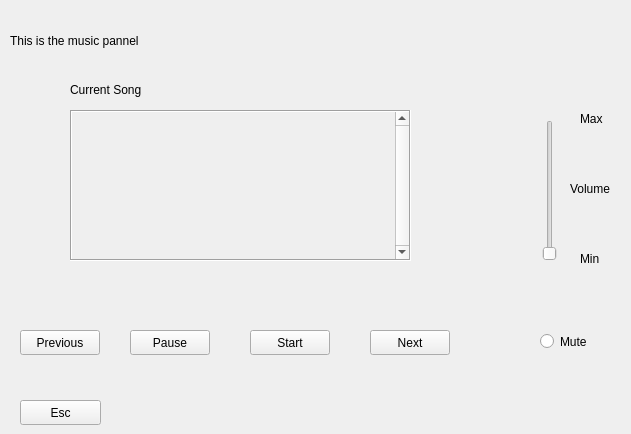
      <widget class="QWidget" name="Music_widget_2">
       <widget class="QLabel" name="MusicPanelText_2">
        <property name="geometry">
         <rect>
          <x>10</x>
          <y>10</y>
          <width>211</width>
          <height>61</height>
         </rect>
        </property>
        <property name="text">
         <string>This is the music pannel</string>
        </property>
       </widget>
       <widget class="QPushButton" name="MusicW_EscBtn_2">
        <property name="geometry">
         <rect>
          <x>20</x>
          <y>400</y>
          <width>81</width>
          <height>25</height>
         </rect>
        </property>
        <property name="text">
         <string>Esc</string>
        </property>
       </widget>
       <widget class="QPushButton" name="PauseButton_2">
        <property name="geometry">
         <rect>
          <x>130</x>
          <y>330</y>
          <width>80</width>
          <height>25</height>
         </rect>
        </property>
        <property name="text">
         <string>Pause</string>
        </property>
       </widget>
       <widget class="QLabel" name="Max_2">
        <property name="geometry">
         <rect>
          <x>580</x>
          <y>110</y>
          <width>29</width>
          <height>17</height>
         </rect>
        </property>
        <property name="text">
         <string>Max</string>
        </property>
       </widget>
       <widget class="QLabel" name="CurrentSong_Label_2">
        <property name="geometry">
         <rect>
          <x>70</x>
          <y>80</y>
          <width>271</width>
          <height>20</height>
         </rect>
        </property>
        <property name="text">
         <string>Current Song</string>
        </property>
       </widget>
       <widget class="QLabel" name="Volume_2">
        <property name="geometry">
         <rect>
          <x>570</x>
          <y>180</y>
          <width>52</width>
          <height>17</height>
         </rect>
        </property>
        <property name="text">
         <string>Volume</string>
        </property>
       </widget>
       <widget class="QLabel" name="Min_2">
        <property name="geometry">
         <rect>
          <x>580</x>
          <y>250</y>
          <width>26</width>
          <height>17</height>
         </rect>
        </property>
        <property name="text">
         <string>Min</string>
        </property>
       </widget>
       <widget class="QPushButton" name="NextButton_2">
        <property name="geometry">
         <rect>
          <x>370</x>
          <y>330</y>
          <width>80</width>
          <height>25</height>
         </rect>
        </property>
        <property name="text">
         <string>Next</string>
        </property>
       </widget>
       <widget class="QScrollArea" name="scrollArea_2">
        <property name="geometry">
         <rect>
          <x>70</x>
          <y>110</y>
          <width>341</width>
          <height>151</height>
         </rect>
        </property>
        <property name="frameShape">
         <enum>QFrame::Box</enum>
        </property>
        <property name="verticalScrollBarPolicy">
         <enum>Qt::ScrollBarAlwaysOn</enum>
        </property>
        <property name="widgetResizable">
         <bool>true</bool>
        </property>
        <widget class="QWidget" name="ScrollSong_2">
         <property name="geometry">
          <rect>
           <x>0</x>
           <y>0</y>
           <width>323</width>
           <height>147</height>
          </rect>
         </property>
        </widget>
       </widget>
       <widget class="QPushButton" name="PrevButton_2">
        <property name="geometry">
         <rect>
          <x>20</x>
          <y>330</y>
          <width>80</width>
          <height>25</height>
         </rect>
        </property>
        <property name="text">
         <string>Previous</string>
        </property>
       </widget>
       <widget class="QSlider" name="verticalSlider_2">
        <property name="geometry">
         <rect>
          <x>540</x>
          <y>120</y>
          <width>20</width>
          <height>141</height>
         </rect>
        </property>
        <property name="orientation">
         <enum>Qt::Vertical</enum>
        </property>
       </widget>
       <widget class="QPushButton" name="StartButton_2">
        <property name="geometry">
         <rect>
          <x>250</x>
          <y>330</y>
          <width>80</width>
          <height>25</height>
         </rect>
        </property>
        <property name="text">
         <string>Start</string>
        </property>
       </widget>
       <widget class="QRadioButton" name="MuteRadioButton_2">
        <property name="geometry">
         <rect>
          <x>540</x>
          <y>330</y>
          <width>61</width>
          <height>23</height>
         </rect>
        </property>
        <property name="text">
         <string>Mute</string>
        </property>
       </widget>
      </widget>
